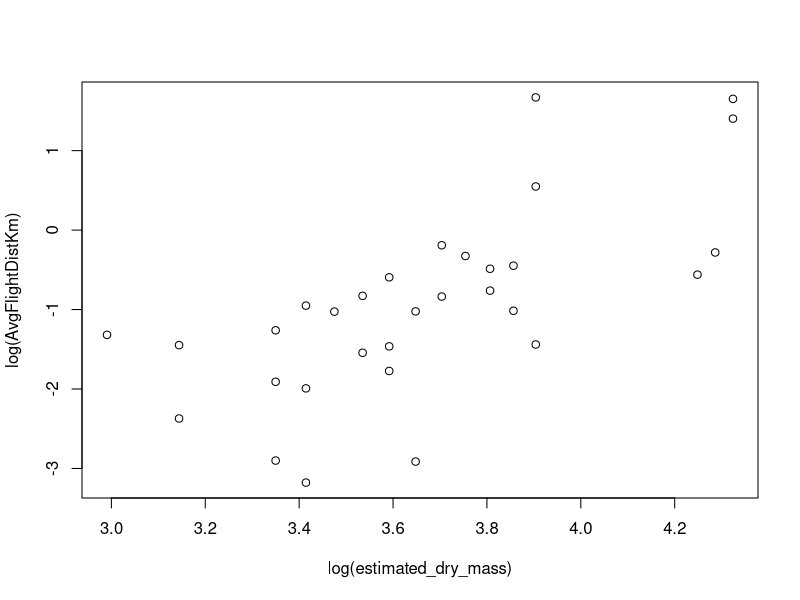
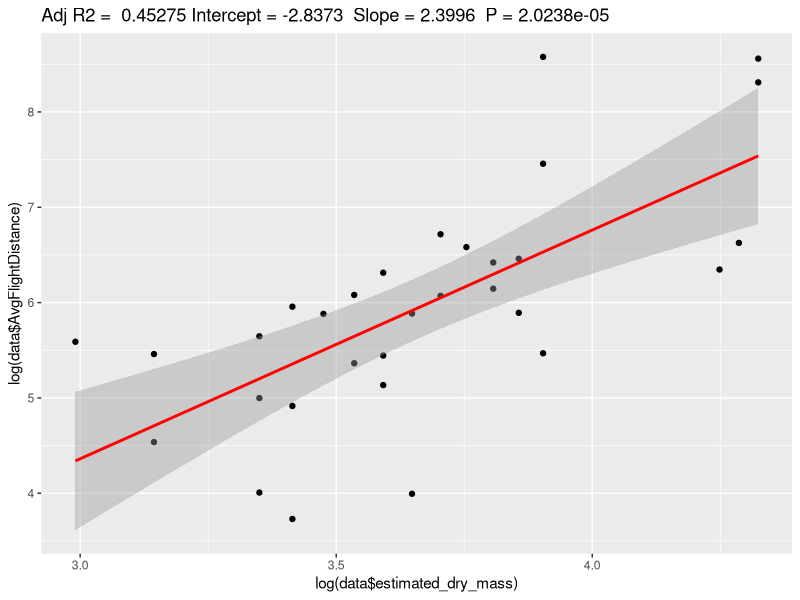

Reproduce these figures in R, in order.
########Correlation Dry weight—Mean Flight distance

library(ggplot2)

data<-as.data.frame(read.delim(file.path("data","Moths_flightdist.txt"),na.strings = c("NA",""),stringsAsFactors=T))

#Linear regression using log transformation of variables as suggested by Kendal et al. 2019
model <- lm(log10(data$AvgFlightDistKm) ~ log10(data$estimated_dry_mass))

plot(log(AvgFlightDistKm) ~ log(estimated_dry_mass), data = data)
abline(model)

summary(model)

#Plot with summary values on the top
ggplotRegression <- function (fit) {
  require(ggplot2)
  ggplot(fit$model, aes_string(x = names(fit$model)[2], y = names(fit$model)[1])) + 
    geom_point() +
    stat_smooth(method = "lm", col = "red") +
    labs(title = paste("Adj R2 = ",signif(summary(fit)$adj.r.squared, 5),
                       "Intercept =",signif(fit$coef[[1]],5 ),
                       " Slope =",signif(fit$coef[[2]], 5),
                       " P =",signif(summary(fit)$coef[2,4], 5)))
}

fit1 <- lm(log(data$AvgFlightDistance) ~ log(data$estimated_dry_mass))
ggplotRegression(fit1)



